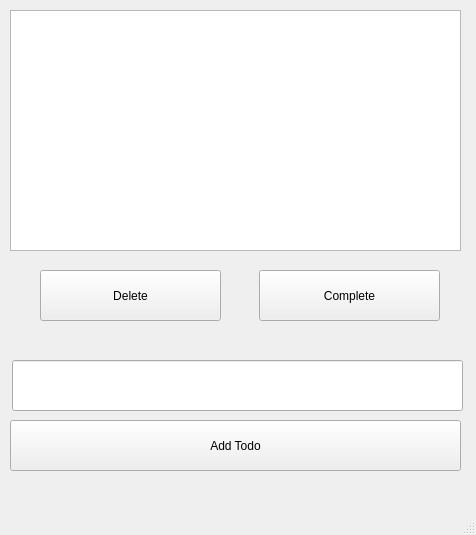
<?xml version="1.0" encoding="UTF-8"?>
<ui version="4.0">
 <class>MainWindow</class>
 <widget class="QMainWindow" name="MainWindow">
  <property name="geometry">
   <rect>
    <x>0</x>
    <y>0</y>
    <width>476</width>
    <height>535</height>
   </rect>
  </property>
  <property name="windowTitle">
   <string>MainWindow</string>
  </property>
  <widget class="QWidget" name="centralwidget">
   <widget class="QListView" name="todoView">
    <property name="geometry">
     <rect>
      <x>10</x>
      <y>10</y>
      <width>451</width>
      <height>241</height>
     </rect>
    </property>
   </widget>
   <widget class="QPushButton" name="completeButton">
    <property name="geometry">
     <rect>
      <x>259</x>
      <y>270</y>
      <width>181</width>
      <height>51</height>
     </rect>
    </property>
    <property name="text">
     <string>Complete</string>
    </property>
   </widget>
   <widget class="QPushButton" name="deleteButton">
    <property name="geometry">
     <rect>
      <x>40</x>
      <y>270</y>
      <width>181</width>
      <height>51</height>
     </rect>
    </property>
    <property name="text">
     <string>Delete</string>
    </property>
   </widget>
   <widget class="QLineEdit" name="todoEdit">
    <property name="geometry">
     <rect>
      <x>12</x>
      <y>360</y>
      <width>451</width>
      <height>51</height>
     </rect>
    </property>
   </widget>
   <widget class="QPushButton" name="addButton">
    <property name="geometry">
     <rect>
      <x>10</x>
      <y>420</y>
      <width>451</width>
      <height>51</height>
     </rect>
    </property>
    <property name="text">
     <string>Add Todo</string>
    </property>
   </widget>
  </widget>
  <widget class="QMenuBar" name="menubar">
   <property name="geometry">
    <rect>
     <x>0</x>
     <y>0</y>
     <width>476</width>
     <height>27</height>
    </rect>
   </property>
  </widget>
  <widget class="QStatusBar" name="statusbar"/>
 </widget>
 <resources/>
 <connections/>
</ui>
